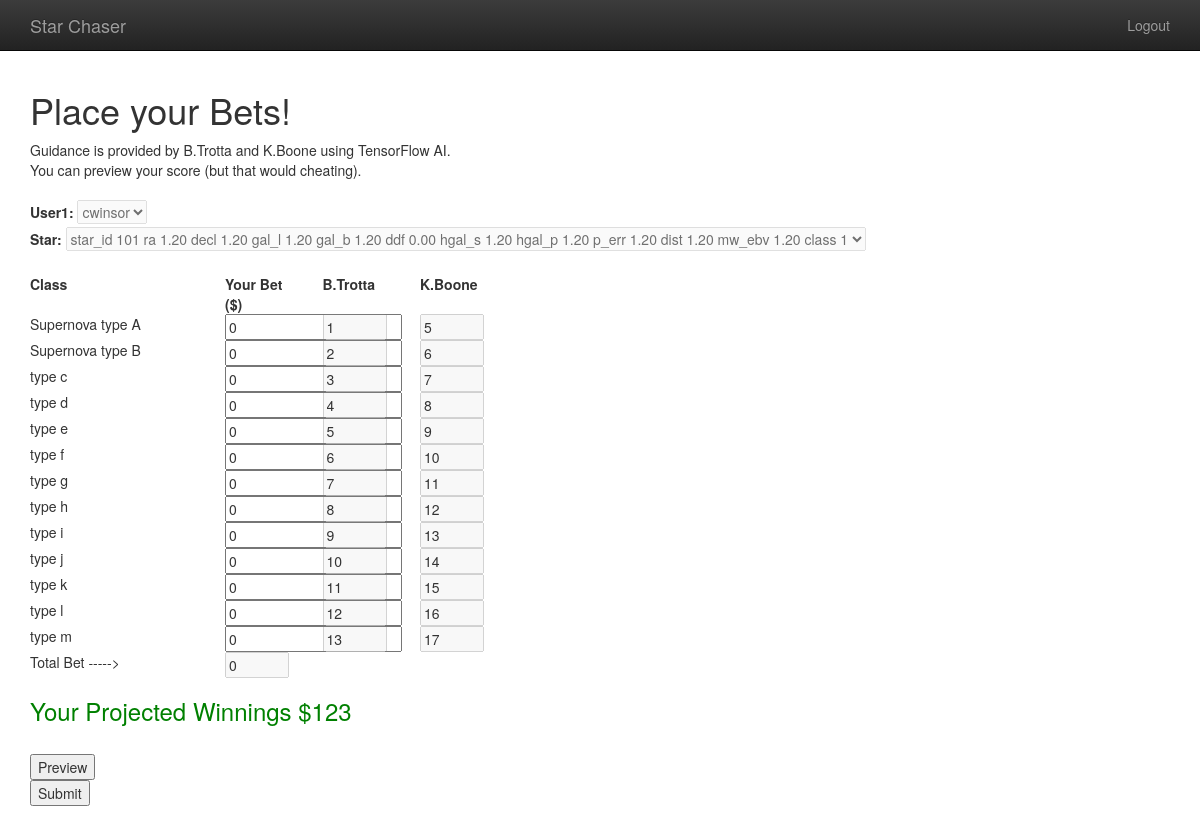
/player/place_bet/101 (signed in), run on an earlier commit of the app's database.
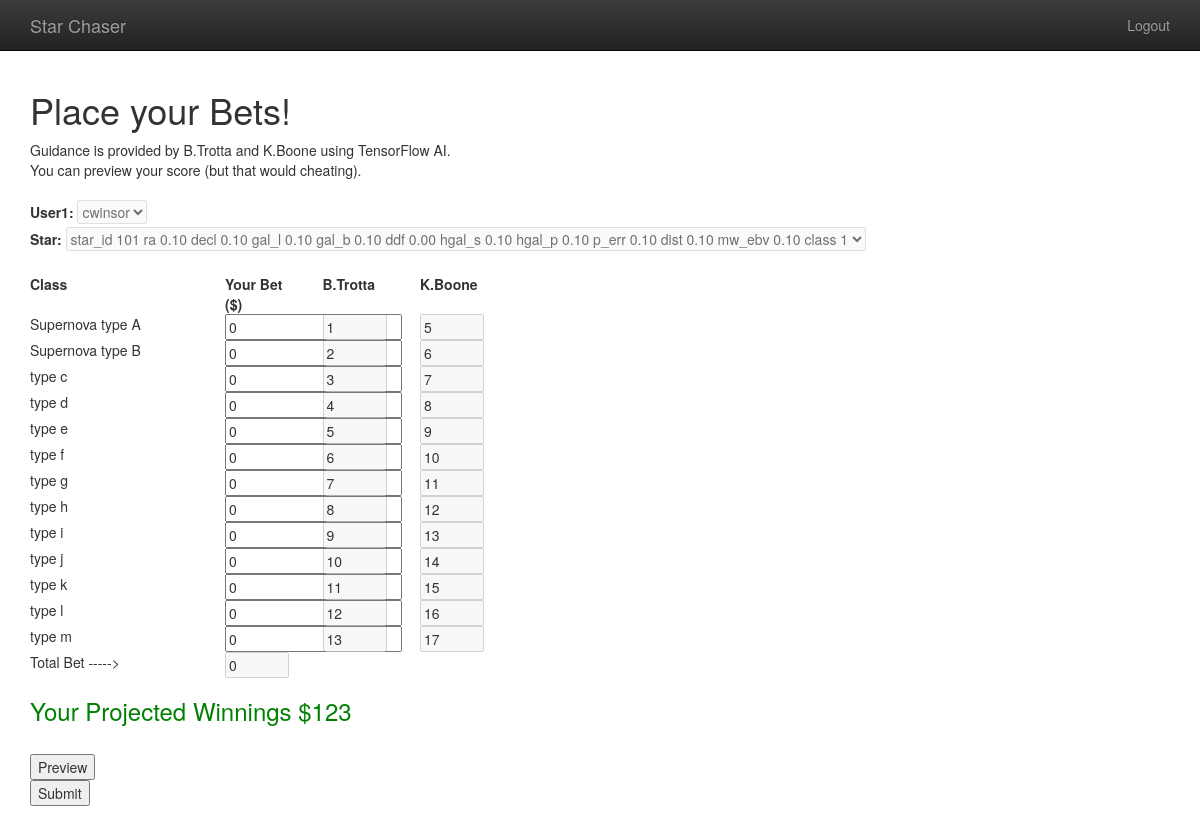
And on a later commit of the database.
### app_gameplay/models.py (models this page shows)
class PlasticcStar(models.Model):
    objects = PlasticcStarQuerySet.as_manager()
    foo = models.SmallIntegerField(
        null=False, default=0,
        validators=[
            MinValueValidator(0),
            MaxValueValidator(100)])
    star_id = models.IntegerField(primary_key=True)
    ra = models.FloatField()
    decl = models.FloatField()
    gal_l = models.FloatField()
    gal_b = models.FloatField()
    ddf = models.BooleanField()
    hostgal_specz = models.FloatField()
    hostgal_photoz = models.FloatField()
    hostgal_photoz_err = models.FloatField()
    distmod = models.FloatField()
    MWEBV = models.FloatField()
    target = models.SmallIntegerField(
        validators=[MinValueValidator(0), MaxValueValidator(5)])
    def __str__(self):
        msg = ' star_id ' + fmt_starid
        msg += ' ra ' + fmt_f
        msg += ' decl ' + fmt_f
        msg += ' gal_l ' + fmt_f
        msg += ' gal_b ' + fmt_f
        msg += ' ddf ' + fmt_f
        msg += ' hgal_s ' + fmt_f
        msg += ' hgal_p ' + fmt_f
        msg += ' p_err ' + fmt_f
        msg += ' dist ' + fmt_f
        msg += ' mw_ebv ' + fmt_f
        msg += ' class ' + fmt_is
        return msg.format(
            self.star_id,
            self.ra,
            self.decl,
            self.gal_l,
            self.gal_b,
            self.ddf,
            self.hostgal_specz,
            self.hostgal_photoz,
            self.hostgal_photoz_err,
            self.distmod,
            self.MWEBV,
            self.target)

### app_player/views.py (the view)
@login_required
def place_bet(request, id):
    star = get_object_or_404(PlasticcStar, pk=id)
    user = request.user
    if request.method == "POST":
        form = BetForm(data=request.POST)
        bet_form_set_disabled_fields(form, request, star)
        bet_form_set_reduction_fields(form, request)
        if form.is_valid():
            form.save()  # save to db.. to be implemented becuase this is not based on model...
            return redirect('player_well_done')
    else:
        df_btrotta = pd.DataFrame(
            data=np.random.randint(0, 100, size=(1, 14)),
            columns=['a', 'b', 'c', 'd', 'e', 'f',
                    'g', 'h', 'i', 'j', 'k', 'l', 'm', 'n']
        )
        df_kboone = pd.DataFrame(
            data=np.random.randint(0, 100, size=(1, 14)),
            columns=['a', 'b', 'c', 'd', 'e', 'f',
                    'g', 'h', 'i', 'j', 'k', 'l', 'm', 'n']
        )
        form = BetForm()
        bet_form_set_disabled_fields(form, request, star)
        bet_form_set_reduction_fields(form, request)
    context = {}
    context['form'] = form
    context['star_id'] = star.star_id
    return render(
        request=request,
        template_name="app_player/bet_form.html",
        context=context)

### app_player/views.py (called while the page is built)
def bet_form_set_reduction_fields(form, request):
    if request.method == "POST":
        sum = \
            int(request.POST.get("bid_a")) + \
            int(request.POST.get("bid_b")) + \
            int(request.POST.get("bid_c")) + \
            int(request.POST.get("bid_d")) + \
            int(request.POST.get("bid_e")) + \
            int(request.POST.get("bid_f")) + \
            int(request.POST.get("bid_g")) + \
            int(request.POST.get("bid_h")) + \
            int(request.POST.get("bid_i")) + \
            int(request.POST.get("bid_j")) + \
            int(request.POST.get("bid_k")) + \
            int(request.POST.get("bid_l")) + \
            int(request.POST.get("bid_m"))
        form.fields['sum_1'].initial = sum
    else:
        form.fields['sum_1'].initial = 0

### templates/app_player/bet_form.html (shortened to what the changed rows need)
{% extends 'base.html' %}
{% block content %}
<h1>Place your Bets!</h1>
<br>
<br>
<br>
<form method="post" action="{% url 'place_bet' id=star_id %}">
    <label>User1: </label> {{ form.user }}
    <br>
    <label>Star: </label> {{ form.star }}
    <br>
    <br>
    <div class="row">
        <div class="col-sm-2"> <b>Class</b> </div>
        <div class="col-sm-1"> <b>Your Bet ($) </b></div>
        <div class="col-sm-1"> <b>B.Trotta</b> </div>
        <div class="col-sm-1"> <b>K.Boone</b> </div>
    </div>
    <div class="row">
        <div class="col-sm-2"> Supernova type A </div>
        <div class="col-sm-1"> {{ form.bid_a }} </div>
        <div class="col-sm-1"> {{ form.bid_a2 }} </div>
        <div class="col-sm-1"> {{ form.bid_a3 }} </div>
        <div class="col-sm-4"> {{ form.bid_a.errors }} </div>
    </div>
    <div class="row">
        <div class="col-sm-2"> Supernova type B </div>
        <div class="col-sm-1"> {{ form.bid_b }} </div>
        <div class="col-sm-1"> {{ form.bid_b2 }} </div>
        <div class="col-sm-1"> {{ form.bid_b3 }} </div>
        <div class="col-sm-4"> {{ form.bid_b.errors }} </div>
    </div>
    <div class="row">
        <div class="col-sm-2"> type c</div>
        <div class="col-sm-1"> {{ form.bid_c }} </div>
        <div class="col-sm-1"> {{ form.bid_c2 }} </div>
        <div class="col-sm-1"> {{ form.bid_c3 }} </div>
        <div class="col-sm-4"> {{ form.bid_c.errors }} </div>
    </div>
    <div class="row">
        <div class="col-sm-2"> type d</div>
        <div class="col-sm-1"> {{ form.bid_d }} </div>
        <div class="col-sm-1"> {{ form.bid_d2 }} </div>
        <div class="col-sm-1"> {{ form.bid_d3 }} </div>
        <div class="col-sm-4"> {{ form.bid_d.errors }} </div>
    </div>
    <div class="row">
        <div class="col-sm-2"> type e</div>
        <div class="col-sm-1"> {{ form.bid_e }} </div>
        <div class="col-sm-1"> {{ form.bid_e2 }} </div>
        <div class="col-sm-1"> {{ form.bid_e3 }} </div>
        <div class="col-sm-4"> {{ form.bid_e.errors }} </div>
    </div>
    <div class="row">
        <div class="col-sm-2"> type f</div>
        <div class="col-sm-1"> {{ form.bid_f }} </div>
        <div class="col-sm-1"> {{ form.bid_f2 }} </div>
        <div class="col-sm-1"> {{ form.bid_f3 }} </div>
        <div class="col-sm-4"> {{ form.bid_f.errors }} </div>
    </div>
    <div class="row">
        <div class="col-sm-2"> type g</div>
        <div class="col-sm-1"> {{ form.bid_g }} </div>
        <div class="col-sm-1"> {{ form.bid_g2 }} </div>
        <div class="col-sm-1"> {{ form.bid_g3 }} </div>
        <div class="col-sm-4"> {{ form.bid_g.errors }} </div>
    </div>
    <div class="row">
        <div class="col-sm-2"> type h</div>
        <div class="col-sm-1"> {{ form.bid_h }} </div>
        <div class="col-sm-1"> {{ form.bid_h2 }} </div>
        <div class="col-sm-1"> {{ form.bid_h3 }} </div>
        <div class="col-sm-4"> {{ form.bid_h.errors }} </div>
    </div>
    <div class="row">
        <div class="col-sm-2"> type i</div>
        <div class="col-sm-1"> {{ form.bid_i }} </div>
        <div class="col-sm-1"> {{ form.bid_i2 }} </div>
        <div class="col-sm-1"> {{ form.bid_i3 }} </div>
        <div class="col-sm-4"> {{ form.bid_i.errors }} </div>
    </div>
    <div class="row">
        <div class="col-sm-2"> type j</div>
        <div class="col-sm-1"> {{ form.bid_j }} </div>
        <div class="col-sm-1"> {{ form.bid_j2 }} </div>
        <div class="col-sm-1"> {{ form.bid_j3 }} </div>
        <div class="col-sm-4"> {{ form.bid_j.errors }} </div>
    </div>
    <div class="row">
        <div class="col-sm-2"> type k</div>
        <div class="col-sm-1"> {{ form.bid_k }} </div>
        <div class="col-sm-1"> {{ form.bid_k2 }} </div>
        <div class="col-sm-1"> {{ form.bid_k3 }} </div>
        <div class="col-sm-4"> {{ form.bid_k.errors }} </div>
    </div>
    <div class="row">
        <div class="col-sm-2"> type l</div>
        <div class="col-sm-1"> {{ form.bid_l }} </div>
        <div class="col-sm-1"> {{ form.bid_l2 }} </div>
        <div class="col-sm-1"> {{ form.bid_l3 }} </div>
        <div class="col-sm-4"> {{ form.bid_l.errors }} </div>
    </div>
    <div class="row">
        <div class="col-sm-2"> type m</div>
        <div class="col-sm-1"> {{ form.bid_m }} </div>
        <div class="col-sm-1"> {{ form.bid_m2 }} </div>
        <div class="col-sm-1"> {{ form.bid_m3 }} </div>
        <div class="col-sm-4"> {{ form.bid_m.errors }} </div>
    </div>
    <div class="row">
        <div class="col-sm-2"> Total Bet -----> </div>
        <div class="col-sm-1"> {{ form.sum_1 }} </div>
    </div>
    <font color="green">
        <h3>Your Projected Winnings $123</h3>
    </font>
    <br>
    <button type="submit">Preview</button>
    <br>
    <button type="submit">Submit</button>
    <br>
</form>
{% endblock %}

What changed in the data, as far as the page shows it:
changed PlasticcStar: star "star_id 101 ra 1.20 decl 1.20 gal_l 1.20 gal_b 1.20 ddf 0.00 hgal_s 1.20 hgal_p 1.20 p_err 1.20 dist 1.20 mw_ebv 1.20 class 1" → "star_id 101 ra 0.10 decl 0.10 gal_l 0.10 gal_b 0.10 ddf 0.00 hgal_s 0.10 hgal_p 0.10 p_err 0.10 dist 0.10 mw_ebv 0.10 class 1"
